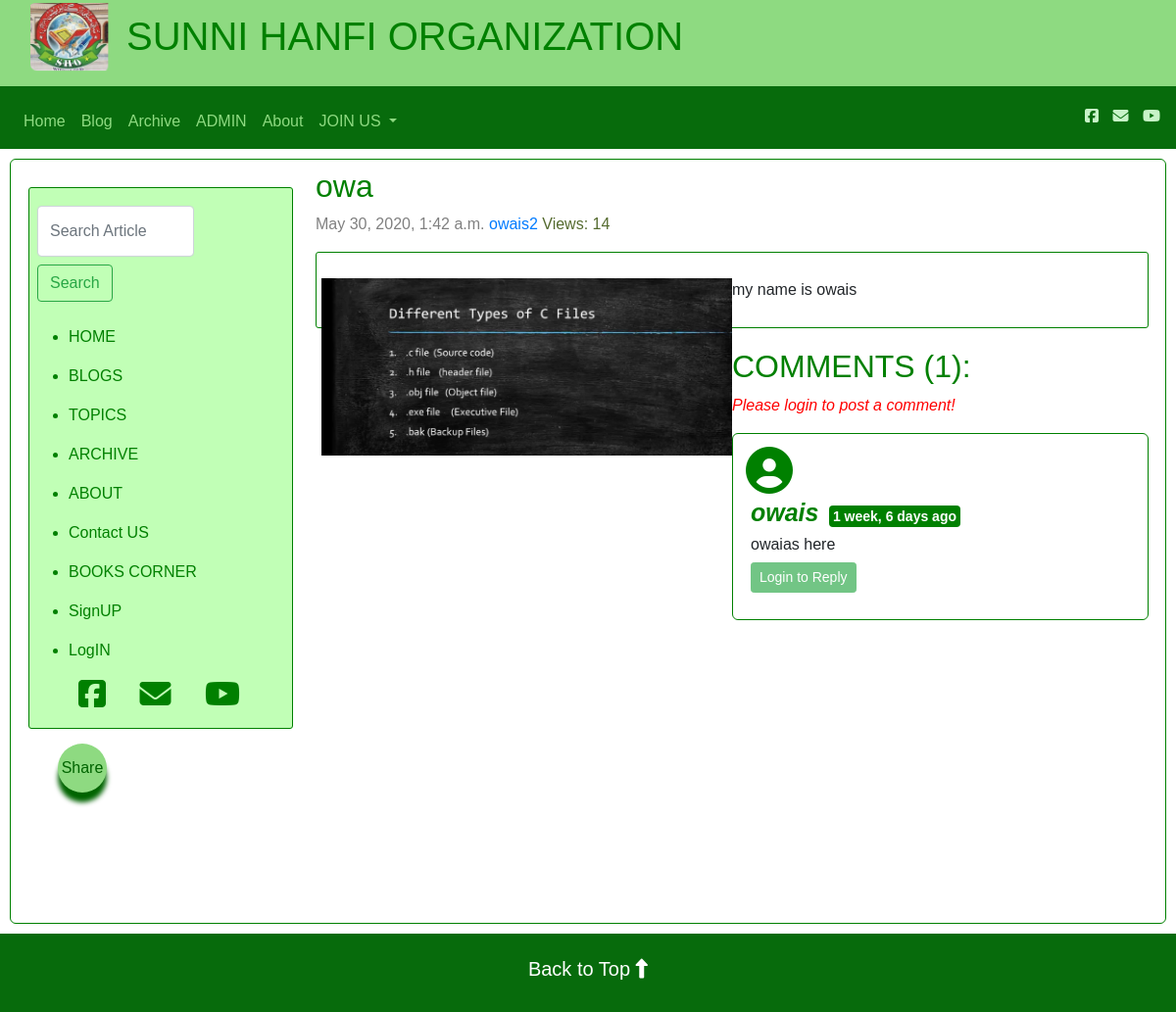
The app's page /blog/tp/, older data.
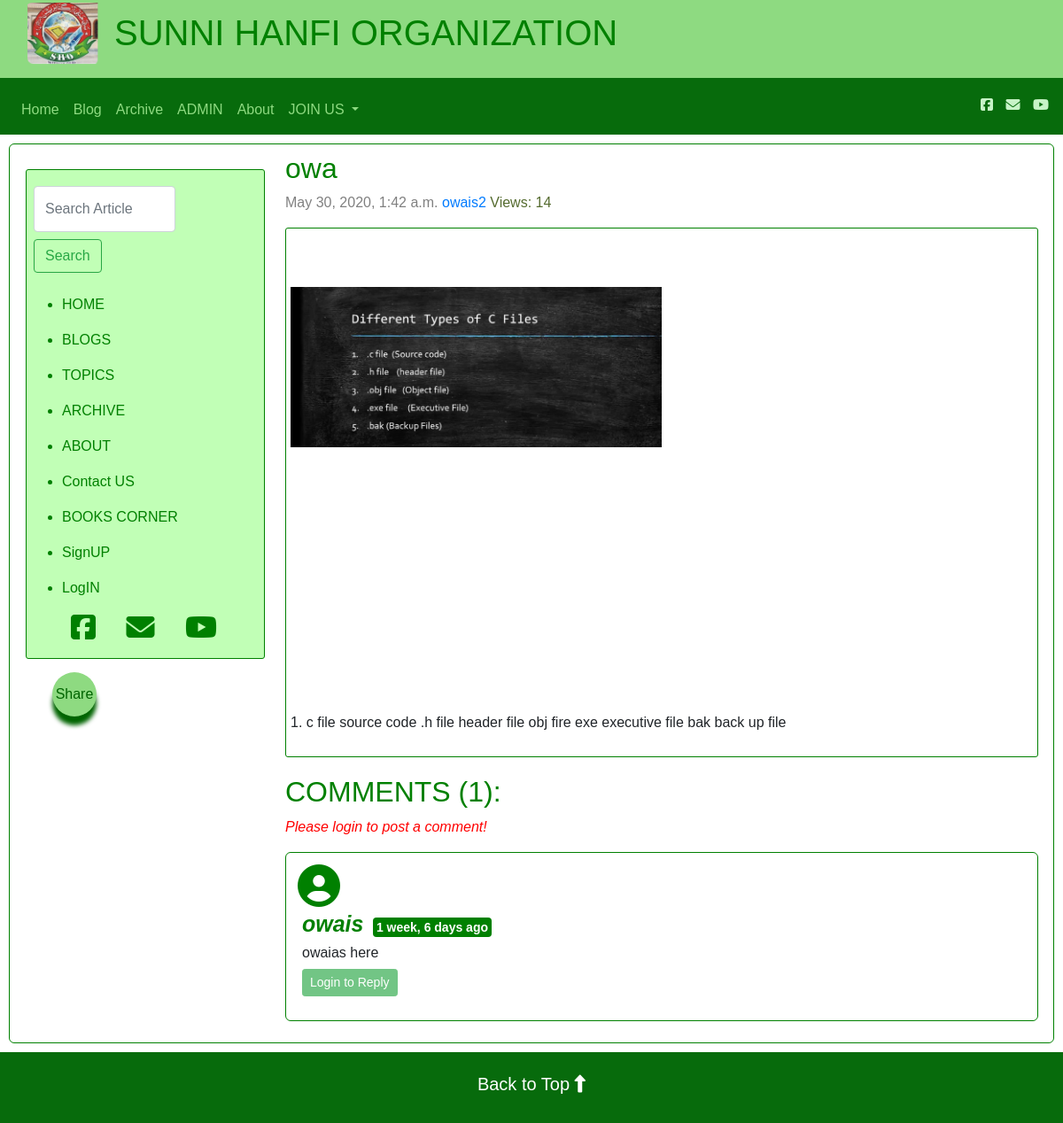
The same page, newer data.
### blog/models.py (models this page shows, shortened)
class Post(models.Model):
    MONTHLY_CHOICES = (
        ('JAN', 'JAN',),
        ('FEB', 'FEB',),
        ('MAR', 'MAR',),
        ('APR', 'APR',),
        ('MAY', 'MAY',),
        ('JUN', 'JUN',),
        ('JUL', 'JUL',),
        ('AUG', 'AUG',),
        ('SEPT', 'SEPT',),
        ('OCT', 'OCT',),
        ('NOV', 'NOV',),
        ('DEC', 'DEC',),
    )
    YEARLY_CHOICES = (
        ('2014', '2014',),
        ('2015', '2015',),
        ('2016', '2016',),
        ('2017', '2017',),
        ('2018', '2018',),
        ('2019', '2019',),
        ('2020', '2020',),
        ('2021', '2021',),
        ('2022', '2022',),
        ('2023', '2023',),
        ('2024', '2024',),
        ('2025', '2025',),
        ('2026', '2026',),
        ('2027', '2027',),
        ('2028', '2028',),
        ('2029', '2029',),
        ('2030', '2030',),
        ('2031', '2031',),
        ('2032', '2032',),
        ('2033', '2033',),
        ('2034', '2034',),
        ('2035', '2035',),
        ('2036', '2036',),
        ('2037', '2037',),
        ('2038', '2038',),
        ('2039', '2039',),
        ('2040', '2040',),
    )
    sno = models.AutoField(primary_key=True)
    title = models.CharField(max_length=255)
    author = models.CharField(max_length=100)
    brief = models.TextField(max_length=480,null=True)
    content = models.TextField()
    slug = models.CharField(max_length=130)
    views = models.IntegerField(default=0)
    topicsub = models.ForeignKey(Topic, blank=True, null=True, on_delete=models.CASCADE)
    rewrite_topicsub = models.CharField('Rewrite Topicsub (same as above) exactly {very compulsory} else this will not appear with "Topic section"',max_length=255,null=True,blank=True)
    timeStamp = models.DateTimeField(auto_now_add=True)
    monthly = models.CharField(
        choices=MONTHLY_CHOICES,
        max_length=20,
        null=True
    )
    yearly= models.CharField(
        choices=YEARLY_CHOICES,
        max_length=30,
        null=True,
    )

class BlogComment(models.Model):
    sno = models.AutoField(primary_key = True)
    comment = models.TextField()
    user = models.ForeignKey(User,on_delete=models.CASCADE) # this shows the user should only can comment
    post = models.ForeignKey(Post,on_delete=models.CASCADE)
    parent = models.ForeignKey('self',on_delete= models.CASCADE, null=True)
    timestamp = models.DateTimeField(default=now)

### blog/views.py (the view)
def blogPost(request,slug):
    post = Post.objects.filter(slug=slug).first()       # once go through filter() while reformating and further understanding...
    comments = BlogComment.objects.filter(post=post,parent=None)
    replies = BlogComment.objects.filter(post=post).exclude(parent=None)
    replyDict = {}
    for reply in replies:
        if reply.parent.sno not in replyDict.keys():
            replyDict[reply.parent.sno] = [reply]
        else:
            replyDict[reply.parent.sno].append(reply)
    context = {"post":post ,
               "blog_post": "active",
               "comments" : comments,
               "user" : request.user,
               "replyDict" : replyDict,
    }
    return render(request ,'blog/blogPost.html',context)

### templates/blog/blogPost.html (shortened to what this page needs)
{% extends 'base.html' %}
{% block body %}
{% load humanize %}
{% load extras %}
{% if post.content %}
<div class="row" style="height: auto !important; margin-right: 10px; margin-left: 10px; margin-top: 10px;">
    <div id="sidebar" style="height: auto !important;" itemscope="itemscope"
        itemtype="http://schema.org/WPSideBar" style="height: auto !important;">
        <div class="slidebar ty-trigger section" id="slidebar" style="height: auto !important;">
            <div class="widget LinkList" data-version="1" id="LinkList1">
                <h2 style="color: #556B2F; padding:5px;">
                </h2>
                <div class="widget-content">
                    <div id="srch1">
                        <form method="get" style="    margin-left: 0.5rem!important;" action="/search" class="form-inline my-2 my-lg-0 mx-3">
                        <input class="form-control mr-sm-1" type="search" placeholder="Search Article" aria-label="Search" name="query"
                            id="query" style="width:55%">
                        <button class="btn btn-outline-success my-2 mr-sm-1" type="submit">Search</button>
                        </form>
                    </div>
                    <ul style="color: green;">
                        <li><a href="/">
                                <p style=" color: green;">
                                    <p style=" color: green;">HOME</p>
                                </p>
                            </a></li>
                            <li><a href="/blog" style="color: green;">
                                <p>
                                    <p style=" color: green;">BLOGS</p>
                                </p>
                            </a></li>
                            <li><a href="/#topic" style="color: green;">
                                <p>
                                    <p style=" color: green;">TOPICS</p>
                                </p>
                            </a></li>
                            <li><a href="/archive" style="color: green;">
                                <p>
                                    <p style=" color: green;">ARCHIVE</p>
                                </p>
                            </a></li>
                            <li><a href="/about" style="color: green;">
                                <p>
                                    <p style=" color: green;">ABOUT</p>
                                </p>
                            </a></li>
                            <li><a href="/contact" style="color: green;">
                                <p>
                                    <p style=" color: green;">Contact US</p>
                                </p>
                            </a></li>
                            <li><a href="/books" style="color: green;">
                                <p>
                                    <p style=" color: green;">BOOKS CORNER</p>
                                </p>
                            </a></li>
                            {% if not user.is_authenticated %}
                            <li>
                                <a class="dropdown-item" data-toggle="modal" data-target="#signUPModal" style="color: green; width:70%; padding: 0px; cursor: pointer;">
                                <p>
                                    <p style=" color: green;">SignUP</p>
                                </p>
                            </a>
                            </li>
                            {% endif %}
                            {% if not user.is_authenticated %}
                            <li>
                                <a class="dropdown-item" data-toggle="modal" data-target="#loginModal" style="color: green; width:70%; padding: 0px; cursor: pointer;">
                                <p>
                                    <p style=" color: green;">LogIN</p>
                                </p>
                            </a>
                            </li>
                            {% endif %}
                            <div>
                                <a style="color: green; padding-left: 10px; padding-right: 20px;"
                                    href="https://www.facebook.com/SunniHanfiOrganisationMumbai/"><i
                                        class="fab fa-facebook-square fa-2x"></i></a>
                                <a style="color: green; padding-left: 10px; padding-right: 20px;"
                                    href="mailto: imran.shaikh16230@gmail.com" title="email"><i class="fas fa-envelope fa-2x"></i></a>
                                <a style="color:green; padding-left: 10px;padding-right:20px;"
                                    href="https://www.youtube.com/user/786SHO/videos" title="youtube"><i
                                        class="fa fa-youtube-play fa-2x" aria-hidden="true"></i>
                                </a>
                            </div>
                    </ul>
                </div>
            </div>
        </div>
        <div style="display: flex;">
            <div class="col col-lg-2" style="margin-top: 15px;">
                <div class="container">
                    {% load social_share %}
                    <div class="action" onclick="actionToggle();">
                        <span>Share</span>
                    </div>
                </div>
            </div>
        </div>
    </div>
    <div style=" height: auto !important; " id="wrapper">
        <h2 class="blog-post-title" id="main-ow">{{post.title}}</h2>
        <p class="blog-post-meta"><span style="color: #808080;">{{post.timeStamp}}</span> <a
                href="/about">{{post.author}}</a> <span style="color: #556B2F;"> Views: {{post.views}} </span>
        </p>
        <div style="padding-top: 10px;padding-bottom: 10px;" id="actual">
            <p> {{post.content | safe }}</p>
        </div>
        <div class="container" id='comment'>
            <h2 style="color: green;padding-top:20px">COMMENTS ({{comments.count}}):</h2>
            {% if user.is_authenticated %}
            <form action="/blog/postComment" method="post">
                {% csrf_token %}
                <input type="hidden" name="postSno" value="{{post.sno}}">
                <div class="form-group">
                    <label for="comment" style="color:#556B2F;">Post Comment :</label>
                    <input type="text" class="form-control" style="color:#556B2F;" name="comment"
                        placeholder="enter comment here" id="commentForm">
                </div>
                <input type="hidden" name="postSno" value="{{post.sno}}">
                <button type="submit" class="btn btn-sm btn-success">Submit</button>
            </form>
            {% else %}
            <p style="font-style: italic; color: red;">Please login to post a comment!
            </p>
            {% endif %}
            {% for comment in comments %}
            <div class="row my-3 mx-0 ">
                <div class="col-md-0" style="color:green; padding-left: 10px; padding-top: 10px;">
                    <i class="fa fa-user-circle fa-3x" aria-hidden="true"></i>
                </div>
                <div class="col-md-11 mx-0" style="margin-bottom: 8px;">
                    <b
                        style="color: green; padding-right: 6px; font-weight: 900; font-style: italic; font-size: 25px; ">{{comment.user.username}}</b>
                    <span class="badge badge-secondary"
                        style="font-size: 14px; padding: 4px; color:white; background-color: green;">{{comment.timestamp| naturaltime}}</span>
                    <div style="padding-top:2px; padding-bottom:6px">{{comment.comment}}</div>
                    <div class="reply mx-0">
                        {% if user.is_authenticated %}
                        <p>
                            <button class="btn btn-sm btn-success" type="button" data-toggle="collapse"
                                data-target="#replyBox{{comment.sno}}" aria-expanded="false"
                                aria-controls="replyBox{{comment.sno}}">
                                Reply
                            </button>
                        </p>
                        <div class="collapse" id="replyBox{{comment.sno}}">
                            <div class="card card-body my-2">
                                <form action="/blog/postComment" method="post">
                                    {% csrf_token %}
                                    <input type="hidden" name="postSno" value="{{post.sno}}">
                                    <div class="form-group">
                                        <label for="comment">Post a Reply :</label>
                                        <input type="text" class="form-control" name="comment"
                                            placeholder="enter comment here">
                                        <input type="hidden" name="parentSno" value="{{comment.sno}}">
                                    </div>
                                    <input type="hidden" name="postSno" value="{{post.sno}}">
                                    <button type="submit" class="btn btn-sm btn-success">Submit</button>
                                </form>
                            </div>
                        </div>
                        {% else%}
                        <p>
                            <button class="btn btn-sm btn-success" type="button" data-toggle="collapse"
                                data-target="#replyBox{{comment.sno}}" aria-expanded="false"
                                aria-controls="replyBox{{comment.sno}}" disabled>
                                Login to Reply
                            </button>
                        </p>
                        {% endif %}
                    </div>
                </div>
            </div>
            {% endfor %}
        </div>
    </div>
</div>
{% endif %}
{% endblock body %}

Row changes from the older to the newer data that the page shows:
changed Post "owa": content "my name is owais" → "1. c file source code .h file header file obj fire exe executive file bak back up file"
